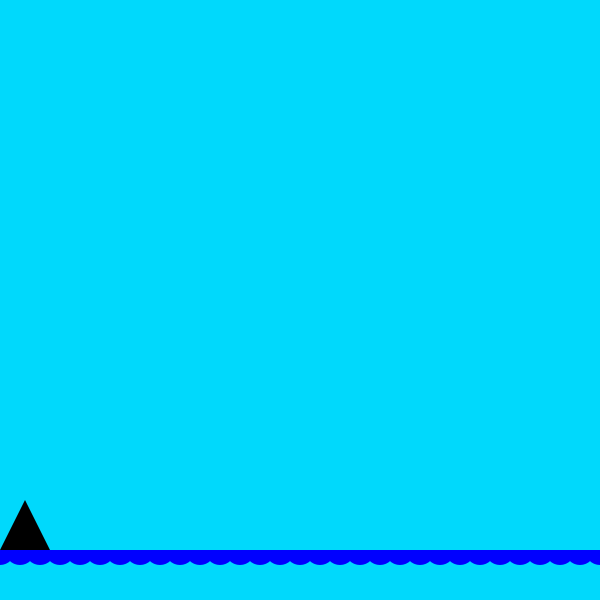
Frame 1 (no input)
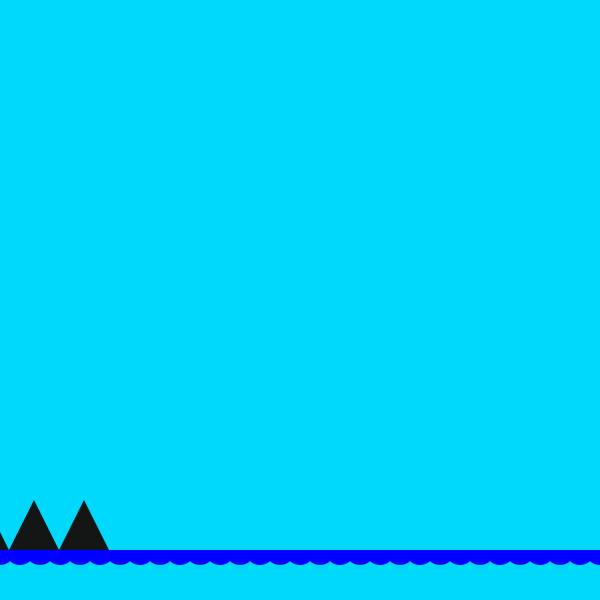
Frame 60 (the mouse pressed at the canvas centre just before this capture)
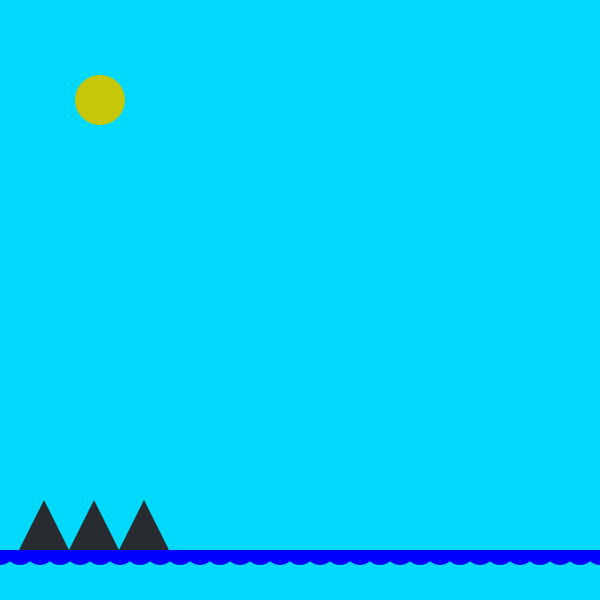
Frame 120 (the mouse held since frame 60 and released just before this capture)

The Processing sketch that drew these frames (run headless with seeded random() and noise(); from frame 60 on, the mouse is pressed at the canvas centre):

// Processing sketch: s19magd150lab04_Sliwa
// ── s19magd150lab04_Sliwa.pde
int COUNTER = 0;
int blue, posX;
int red;
boolean sun=false;
boolean boat=false;
void setup(){
  size(600,600);
  blue = 0;
  posX=0;

}

void draw(){
  
  background (0,217,252);
  if (boat){
    fill(12,48,240);
    rect(300,420,10,120);
    fill(240,12,20);
  quad(273,475,337,475,325,550,275,550);
  fill(12,48,240);
  fill(118,9,229);
  triangle(337,450,300,450,300,425);

  
  }
  pushStyle();
  colorMode(HSB, 360, 100, 100, 100);
  fill(206, blue, blue);
  noStroke();
  triangle(posX, 550, posX+25, 500, posX+50, 550);
 triangle(posX-50, 550, posX-25, 500, posX, 550);
  triangle(posX-100, 550, posX-75, 500, posX-50, 550);

  popStyle();
  blue = int(map(posX, 0, width, 0, 100));
  posX++;
  
  if (posX > width){
    posX=0;
  }
  
  for (int x=0; x<31 ; x++){
    noStroke();
    fill(0,0,255);
    arc(x*20, 550, 30,30, 0, PI);
  }

if (sun){
  
  fill( 200, 200, 10);
  ellipse(100, 100, 50, 50);
}


}

void mousePressed(){
  sun =!sun;
}

void keyPressed(){
  boat = !boat;
} 
